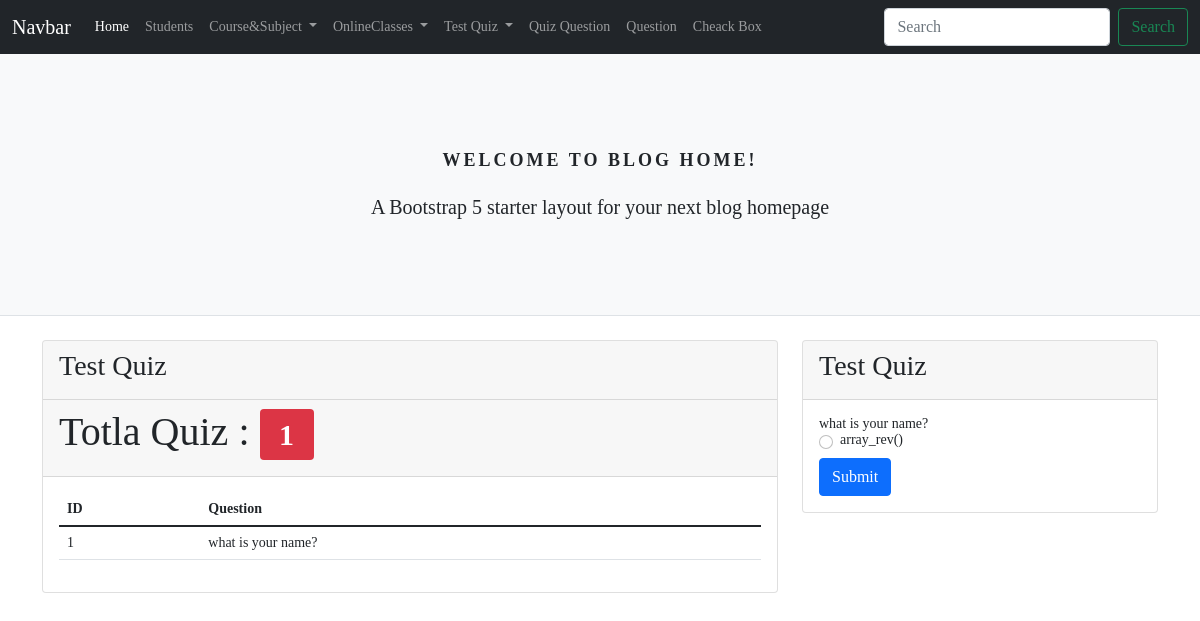
Page /test_quiz/test_quiz_index.php on the committed database.
### tables this page shows
create table test_quiz (
    id int primary key auto_increment,
    question Text not null,
    is_enabled int not null,
    created_at TIMESTAMP DEFAULT CURRENT_TIMESTAMP);

create table test_quiz_options (
    id int primary key auto_increment,
    test_quiz_id int not null,
    option_answer TEXT not null,
    is_enabled int not null,
    created_at TIMESTAMP DEFAULT CURRENT_TIMESTAMP);

### _classes/Libs/Database/MySQL.php (called while the page is built, shortened)
<?php
class MySQL
{
	private $dbhost;
	private $dbuser;
	private $dbname;
	private $dbpass;
	public function __construct(
		$dbhost = "localhost",
		$dbuser = "root",
		$dbname = "school",
		$dbpass = "",
	) {
		$this->dbhost = $dbhost;
		$this->dbuser = $dbuser;
		$this->dbname = $dbname;
		$this->dbpass = $dbpass;
	}
	public function connect()
	{
		try {
			$this->db = new PDO(
				"mysql:host=$this->dbhost;dbname=$this->dbname",
				$this->dbuser,
				$this->dbpass,
				[
					PDO::ATTR_ERRMODE => PDO::ERRMODE_EXCEPTION,
					PDO::ATTR_DEFAULT_FETCH_MODE => PDO::FETCH_OBJ,
				]
			);
			return $this->db;
		} catch (PDOException $e) {
			return $e->getMessage();
		}
	}
}

### _classes/Libs/Database/TestQuiz.php (called while the page is built, shortened)
<?php
class TestQuiz
{
	private $db = null;
	public function __construct(MySQL $db)
	{
		$this->db = $db->connect();
	}
 public function getQuiz() {
  $statement = $this->db->query("SELECT * FROM test_quiz WHERE is_enabled = 1");
  return $statement->fetchAll();
 }
	public function quiz_options($id) {
		$statement = $this->db->prepare("SELECT * FROM test_quiz_options WHERE test_quiz_id = :id");
		$statement->bindParam(":id", $id);
		$statement->execute();
		return $statement->fetchAll();
	}
 }

### test_quiz/test_quiz_index.php (the view, shortened to what this page needs)
<?php
include("../layout/head.php");
include("../layout/nav.php");
include("../layout/header.php");
$table = new TestQuiz(new MySQL());
$questions = $table->getQuiz();
?>
<div class="container">
  <div class="row">
   <div class="col-lg-8">
    <div class="card">
     <div class="card-header">
      <h3>Test Quiz</h3>
     </div>
     <div class="card-header"><h6 class="display-6">Totla Quiz : <span class="badge bg-danger text-white"> <?= count($questions) ?></span></h6></div>
     <div class="card-body">
      <table class="table table-responsive">
       <tr>
        <th>ID</th>
        <th>Question</th>
       </tr>
       <tbody>
        <?php foreach($questions as $question): ?>
         <tr>
          <td><?= $question->id ?></td>
          <td><?= $question->question ?></td>
         </tr>
        <?php endforeach; ?>
       </tbody>
      </table>
     </div>
    </div>
   </div>
   <div class="col-lg-4">
    <div class="card">
     <div class="card-header">
      <h3>Test Quiz</h3>
     </div>
     <div class="card-body">
      <form action="../_actions/test_quiz_result.php" method="post">
       <?php foreach($questions as $question): ?>
<?php $options = $table->quiz_options($question->id);
          ?>
       <div class="form-group">
        <label for="question"><?= $question->question ?></label>
        <?php foreach($options as $option): ?>
         <div class="form-check">
          <input class="form-check-input" type="radio" name="<?= $question->id ?>" id="<?= $option->id ?>" value="<?= $option->id ?>">
          <label class="form-check-label" for="<?= $option->id ?>"><?= $option->option_answer ?></label>
         </div>
        <?php endforeach; ?>
       <?php endforeach; ?>
       <button type="submit" class="btn btn-primary">Submit</button>
      </form>
     </div>
    </div>
   </div>
  </div>
</div>
<?php include("../layout/footer.php"); ?>

### rows in the picture
test_quiz: id "1", question "what is your name?"
test_quiz_options: option_answer "array_rev()"

### other values in the picture
count($questions) "1"
